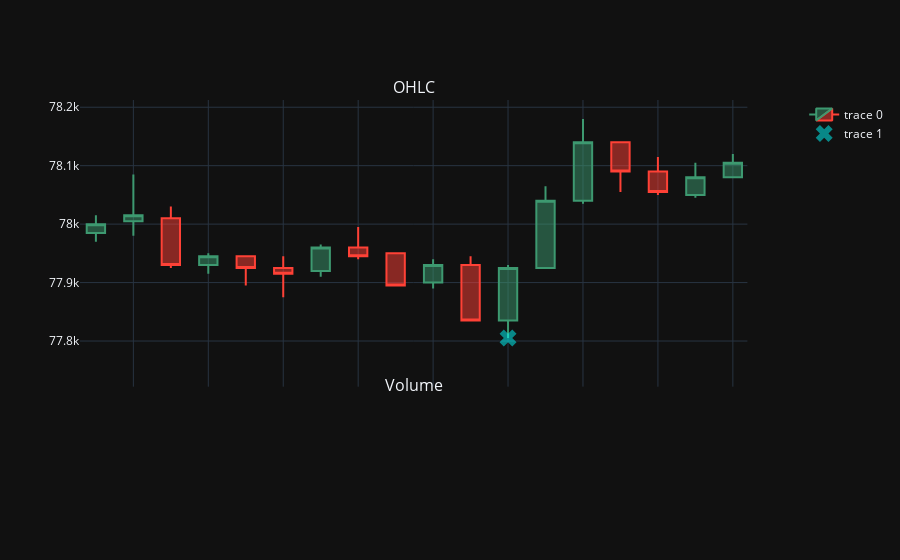

Here is the notebook cell this chart was saved with:
### Code cell
# Visualiza as mínimas locais em determinado dia, apenas para fins de checagem
dt1 = datetime.datetime(2020, 5, 3, 9, 52)
dt2 = datetime.datetime(2020, 5, 4, 18, 15)
df_2 = df_[(df_.index >= dt1) & (df_.index <= dt2)].copy()

fig = make_subplots(rows=2, cols=1, shared_xaxes=True, specs=[[{"secondary_y": False}], [{"secondary_y": True}]],
                    vertical_spacing=0.03, subplot_titles=('OHLC', 'Volume'), row_width=[0.2, 0.7])

fig.add_trace(go.Candlestick(x=df_2.index, open=df_2['open'], high=df_2['high'], low=df_2['low'], close=df_2['close']), row=1, col=1)
fig.add_trace(go.Scatter(x=df_2[df_2["local_min"] == 1].index, y=df_2[df_2["local_min"] == 1]["low"], mode="markers", marker_color="cyan", marker_symbol="x", marker_size=15, opacity=0.5), row=1, col=1)

fig.update_layout(template="plotly_dark", xaxis_rangeslider_visible=False, height=700)
fig.update_xaxes(rangebreaks=[dict(bounds=["sat", "mon"]), dict(bounds=[18, 9], pattern="hour")])

fig.show()

### Figure 1 — Plotly figure (JSON) as saved in the notebook; plotly's stock layout.template omitted (floating-point values rounded to 4 significant figures; data arrays with more than 128 entries replaced by an {"elided": "..."} marker saying what was removed)
{"data": [{"close": {"elided": "532 int values"}, "high": {"elided": "532 int values"}, "low": {"elided": "532 int values"}, "open": {"elided": "532 int values"}, "type": "candlestick", "x": {"elided": "532 str values"}, "xaxis": "x", "yaxis": "y"}, {"marker": {"color": "cyan", "size": 15, "symbol": "x"}, "mode": "markers", "opacity": 0.5, "type": "scatter", "x": ["2020-05-04T09:03:00", "2020-05-04T09:24:00", "2020-05-04T09:39:00", "2020-05-04T09:48:00", "2020-05-04T09:58:00", "2020-05-04T10:11:00", "2020-05-04T10:31:00", "2020-05-04T10:40:00", "2020-05-04T10:52:00", "2020-05-04T11:01:00", "2020-05-04T11:12:00", "2020-05-04T11:40:00", "2020-05-04T11:53:00", "2020-05-04T12:01:00", "2020-05-04T12:09:00", "2020-05-04T12:26:00", "2020-05-04T12:34:00", "2020-05-04T12:56:00", "2020-05-04T13:27:00", "2020-05-04T13:37:00", "2020-05-04T13:55:00", "2020-05-04T14:04:00", "2020-05-04T14:18:00", "2020-05-04T14:40:00", "2020-05-04T15:10:00", "2020-05-04T15:25:00", "2020-05-04T15:57:00", "2020-05-04T16:09:00", "2020-05-04T16:56:00", "2020-05-04T17:10:00", "2020-05-04T17:21:00", "2020-05-04T17:48:00"], "xaxis": "x", "y": [77050, 77445, 77935, 77765, 77800, 77825, 78180, 78225, 78285, 78180, 78320, 78025, 77920, 77830, 77905, 77955, 77875, 78280, 78025, 78035, 78025, 78050, 77725, 77875, 77805, 77960, 78235, 78290, 79140, 79030, 79030, 79025], "yaxis": "y"}], "layout": {"annotations": [{"font": {"size": 16}, "showarrow": false, "text": "OHLC", "x": 0.47, "xanchor": "center", "xref": "paper", "y": 1, "yanchor": "bottom", "yref": "paper"}, {"font": {"size": 16}, "showarrow": false, "text": "Volume", "x": 0.47, "xanchor": "center", "xref": "paper", "y": 0.2156, "yanchor": "bottom", "yref": "paper"}], "autosize": true, "xaxis": {"anchor": "y", "autorange": false, "domain": [0, 0.94], "matches": "x2", "range": ["2020-05-04 14:58:34.5307", "2020-05-04 15:16:23.3034"], "rangebreaks": [{"bounds": ["sat", "mon"]}, {"bounds": [18, 9], "pattern": "hour"}], "rangeslider": {"visible": false, "yaxis": {}}, "showticklabels": false, "type": "date"}, "xaxis2": {"anchor": "y2", "autorange": false, "domain": [0, 0.94], "range": ["2020-05-04 14:58:34.5307", "2020-05-04 15:16:23.3034"], "rangebreaks": [{"bounds": ["sat", "mon"]}, {"bounds": [18, 9], "pattern": "hour"}]}, "yaxis": {"anchor": "x", "autorange": false, "domain": [0.2456, 1], "range": [77720.0, 78210.0], "type": "linear"}, "yaxis2": {"anchor": "x2", "domain": [0, 0.2156]}, "yaxis3": {"anchor": "x2", "overlaying": "y2", "side": "right"}}}
